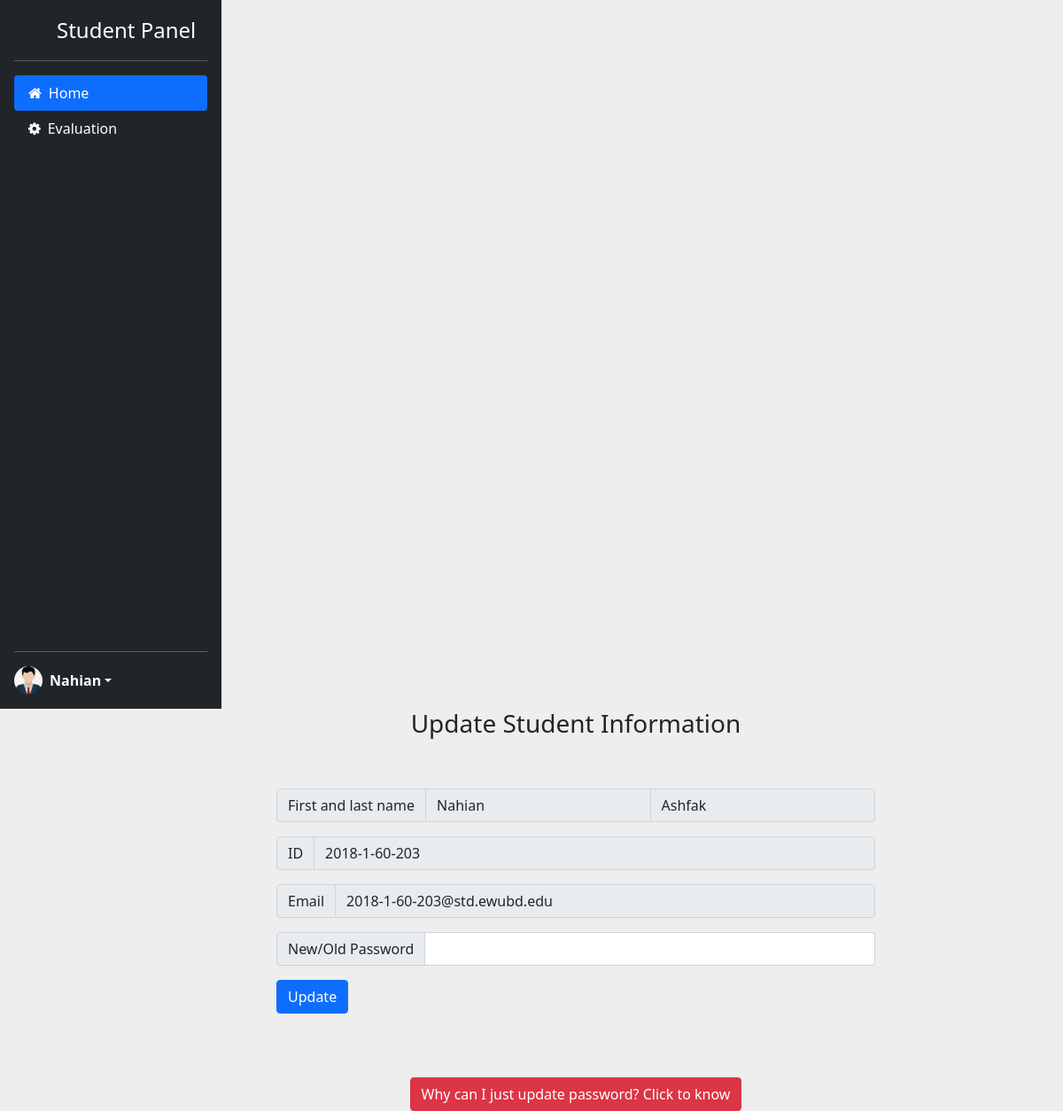
/student/updateprofile.php (signed in), run on the app's committed database.
### tables this page shows
CREATE TABLE `student` (
  `id` int(11) NOT NULL,
  `fname` text NOT NULL,
  `lname` text NOT NULL,
  `id_number` varchar(30) NOT NULL,
  `email` varchar(100) NOT NULL,
  `pass` varchar(20) NOT NULL,
  `course_1` int(11) NOT NULL,
  `course_2` int(11) NOT NULL,
  `course_3` int(11) NOT NULL
);

### student/getusername.php (called while the page is built)
<?php
$currentuser = $_SESSION['email'];
$sql = "SELECT * FROM `student` WHERE email='$currentuser'";
$result = mysqli_query($conn, $sql);
$row = mysqli_fetch_assoc($result);
$fname = $row['fname'];
$lname = $row['lname'];

### student/updateprofile.php (the view, shortened to what this page needs)
<?php
include('./db_connect.php');
$currentuser = $_SESSION['email'];
$sql = "SELECT * FROM `student` WHERE email='$currentuser'";
$result = mysqli_query($conn, $sql);
$row = mysqli_fetch_assoc($result);
$fname = $row['fname'];
$id_number = $row['id_number'];
$email = $row['email'];
?>
<!DOCTYPE html>
<html lang="en">
<head>
    <link href="https://cdn.jsdelivr.net/npm/bootstrap@5.1.3/dist/css/bootstrap.min.css" rel="stylesheet">
    <link rel="stylesheet" href="https://cdnjs.cloudflare.com/ajax/libs/font-awesome/4.7.0/css/font-awesome.min.css">
    <link rel="stylesheet" type="text/css" href="../style.css">
</head>
<body>
    <?php
    include('./sidebar_1.php');
    ?>
    <div class="container col-md-7 offset-3">
        <h3 style="text-align: center;">Update Student Information</h3>
        <br>
        <br>
        <form class="row g-3" method="POST">
            <div class="input-group">
                <span class="input-group-text">First and last name</span>
                <input type="text" aria-label="First name" readonly class="form-control" name="fname" autocomplete="off" value=<?php echo "$fname"; ?>>
                <input type="text" aria-label="Last name" readonly class="form-control" name="lname" autocomplete="off" value=<?php echo "$lname"; ?>>
            </div>
            <div class="input-group">
                <span class="input-group-text">ID</span>
                <input type="varchar" readonly class="form-control" id="inputEmail4" placeholder="Example: 2018-1-60-203" name="id_number" autocomplete="off" value=<?php echo "$id_number"; ?>>
            </div>
            <div class="input-group">
                <span class="input-group-text">Email</span>
                <input type="email" readonly class="form-control" id="inputEmail4" placeholder="Example: 2018-1-60-203@std.ewudbd.edu" name="email" autocomplete="off" value=<?php echo "$email"; ?>>
            </div>
            <div class="input-group">
                <span class="input-group-text"> New/Old Password</span>
                <input type="password" class="form-control" id="inputPassword4" name="password" autocomplete="off">
            </div>
            <div id="liveAlertPlaceholder" class="col-12">
                <button type="submit" class="btn btn-primary" id="liveAlertBtn" name="submit" value="submit">Update</button>
            </div>
        </form>
        <br>
        <br>
        <br>
        <div class="container" style="text-align: center;">
            <button type="button" class="btn btn btn-danger" data-bs-toggle="popover" title="About Disabled options" data-bs-content="Contact authorities for any changes in Name, ID and email">Why can I just update password? Click to know</button>
        </div>
    </div>
</body>
</html>

### student/sidebar_1.php (shortened to what this page needs)
<?php
include('./db_connect.php');
include('./getusername.php');
?>
<div class="d-flex flex-column vh-100 flex-shrink-0 p-3 text-white bg-dark " style="width: 250px;position:relative"> <a href="/" class="d-flex align-items-center mb-3 mb-md-0 me-md-auto text-white text-decoration-none"> <svg class="bi me-2" width="40" height="32"> </svg> <span class="fs-4">Student Panel</span> </a>
    <hr>
    <ul class="nav nav-pills flex-column mb-auto">
        <li class="nav-item"> <a href="http://localhost/feval/student/student.php" class="nav-link active" aria-current="page"> <i class="fa fa-home"></i><span class="ms-2">Home</span> </a> </li>
        <li> <a href="http://localhost/feval/student/evaluation.php" class="nav-link text-white"> <i class="fa fa-cog"></i><span class="ms-2">Evaluation</span> </a> </li>
    </ul>
    <hr>
    <div class="dropdown"> <a href="#" class="d-flex align-items-center text-white text-decoration-none dropdown-toggle" id="dropdownUser1" data-bs-toggle="dropdown" aria-expanded="false"> <img src="admin.jpg" alt="" width="32" height="32" class="rounded-circle me-2"> <strong> <?php echo" $fname"?> </strong> </a>
    </div>
</div>

### style.css (style rules this page uses)
* { margin: 0; padding: 0; }
body { background-color: #eee; margin: 0px; }
.nav-link .fa { transition: all 1s }

### data on the page
student: fname "Nahian", lname "Ashfak", id_number "2018-1-60-203", email "2018-1-60-203@std.ewubd.edu"
